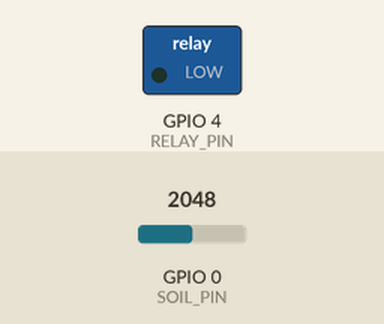
The sketch below on a simulated ESP32. Shown: switched loads named in the sketch (green lamp = pin HIGH). Inputs (shaded band) come from the test bench; at power-on: GPIO 0 (SOIL_PIN) = 2048. WiFi joins after 1.5 s; servers stay silent unless stated.

Above: at 2.7 s.
2.8 s: GPIO 0 (SOIL_PIN) set to 2967
5.7 s: GPIO 0 (SOIL_PIN) set to 3030
At 6.8 s:
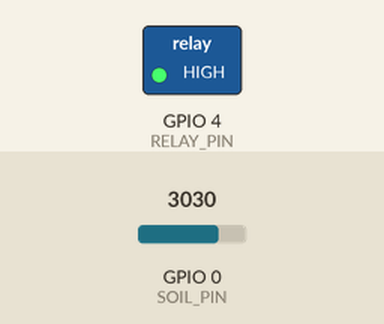
Timing chart, 0 to 16.2 s (numbered marks = the images above; inputs shaded):
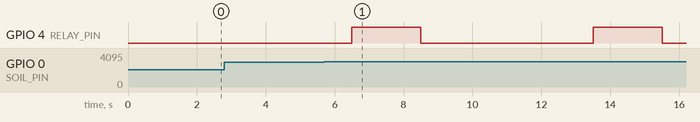

Measured:
- the behaviour switches between 3000 and 3001 on GPIO 0 (SOIL_PIN) (found by bisection; images 0 and 1)
- after the input at 2.8 s, every drawn part: stays the same
- after the input at 5.7 s, GPIO 4 (RELAY_PIN): alternates HIGH for 2.0 s and LOW for 5.0 s, starting after 0.80 s

The sketch:

esp32_pump.ino
```cpp
#include <WiFi.h>
#include <WebSocketsClient.h>
#include <ArduinoJson.h>

// =======================
// Config
// =======================
const char* ssid = "...";
const char* password = "12345678";
const char* server_host = "192.168.35.183";
const uint16_t server_port = 3000;

#define SOIL_PIN 0
#define RELAY_PIN 4

int DRY_THRESHOLD = 3000;
int PUMP_TIME = 2000;
int WAIT_TIME = 5000;
#define SAMPLE_SIZE 7
#define INIT_TIME 3000

WebSocketsClient webSocket;

// =======================
// State
// =======================
enum State { INIT, IDLE, PUMPING, WAIT };
enum Action { ACT_UNKNOWN, ACT_ON, ACT_OFF, ACT_MODE };

State currentState = INIT;

bool isPumpOn = false;
bool isAutoMode = true;
bool pumpChanged = false;

unsigned long previousMillis = 0;
unsigned long lastSample = 0;
unsigned long lastSend = 0;

int soilValue = 4095;

// =======================
// Utils
// =======================
void setPump(bool on) {
  if (isPumpOn == on) return;
  isPumpOn = on;
  digitalWrite(RELAY_PIN, on ? HIGH : LOW);
  pumpChanged = true;
}

int readSoil() {
  int arr[SAMPLE_SIZE];
  for (int i = 0; i < SAMPLE_SIZE; i++) arr[i] = analogRead(SOIL_PIN);

  for (int i = 0; i < SAMPLE_SIZE - 1; i++)
    for (int j = i + 1; j < SAMPLE_SIZE; j++)
      if (arr[i] > arr[j]) std::swap(arr[i], arr[j]);

  return arr[SAMPLE_SIZE / 2];
}

Action parseAction(const char* a) {
  if (!a) return ACT_UNKNOWN;
  if (!strcmp(a, "ON")) return ACT_ON;
  if (!strcmp(a, "OFF")) return ACT_OFF;
  if (!strcmp(a, "MODE")) return ACT_MODE;
  return ACT_UNKNOWN;
}

// =======================
// WebSocket
// =======================
void handleMessage(uint8_t* payload) {
  StaticJsonDocument<200> doc;
  if (deserializeJson(doc, payload)) return;

  Action action = parseAction(doc["action"]);
  bool changed = false;

  // Xử lý lệnh cấu hình
  if (action == ACT_UNKNOWN && doc["action"] && !strcmp(doc["action"], "CONFIG")) {
    if (doc["config"]) {
      JsonObject cfg = doc["config"];
      if (cfg["DRY_THRESHOLD"]) DRY_THRESHOLD = cfg["DRY_THRESHOLD"];
      if (cfg["PUMP_TIME"]) PUMP_TIME = cfg["PUMP_TIME"];
      if (cfg["WAIT_TIME"]) WAIT_TIME = cfg["WAIT_TIME"];
      Serial.printf("[CONFIG] DRY=%d, PUMP=%d, WAIT=%d\n", DRY_THRESHOLD, PUMP_TIME, WAIT_TIME);
      sendDataToServer(millis(), true);
    }
    return;
  }

  switch (isAutoMode) {
    // ================= AUTO =================
    case true:
      switch (action) {
        case ACT_MODE:
          if (!strcmp(doc["mode"], "MANUAL")) {
            isAutoMode = false;
            setPump(false);
            currentState = IDLE;
            changed = true;
          }
          break;
        case ACT_ON:
        case ACT_OFF:
          Serial.println("AUTO -> ignore");
          break;
        default: return;
      }
      break;
    // ================= MANUAL =================
    case false:
      switch (action) {
        case ACT_ON:
          setPump(true);
          changed = true;
          break;
        case ACT_OFF:
          setPump(false);
          changed = true;
          break;
        case ACT_MODE:
          if (!strcmp(doc["mode"], "AUTO")) {
            isAutoMode = true;
            currentState = IDLE;
            changed = true;
          }
          break;
        default: return;
      }
      break;
  }
  if (changed) sendDataToServer(millis(), true);
}

void webSocketEvent(WStype_t type, uint8_t* payload, size_t length) {
  switch (type) {
    case WStype_TEXT: handleMessage(payload); break;
    case WStype_CONNECTED: Serial.println("[WS] Connected"); break;
    case WStype_DISCONNECTED: Serial.println("[WS] Disconnected"); break;
  }
}

// =======================
// State Machine
// =======================
void updateState(unsigned long now) {
  switch (currentState) {

    case INIT:
      if (now - previousMillis < INIT_TIME) return;
      currentState = IDLE;
      break;

    case IDLE:
      if (!isAutoMode) return;
      if (soilValue <= DRY_THRESHOLD) {
        setPump(false);
        return;
      }
      setPump(true);
      previousMillis = now;
      currentState = PUMPING;
      break;

    case PUMPING:
      if (now - previousMillis < PUMP_TIME) return;
      setPump(false);
      previousMillis = now;
      currentState = WAIT;
      break;

    case WAIT:
      if (now - previousMillis < WAIT_TIME) return;
      currentState = IDLE;
      break;
  }
}

// =======================
// Send Data
// =======================
void sendDataToServer(unsigned long now, bool force) {
  if (!force && now - lastSend < 1000) return;
  lastSend = now;

  int humidity = constrain(map(soilValue, 4095, 0, 0, 100), 0, 100);

  StaticJsonDocument<200> doc;
  doc["humidity"] = humidity;
  doc["pump"] = isPumpOn ? "ON" : "OFF";
  doc["mode"] = isAutoMode ? "AUTO" : "MANUAL";

  char json[200];
  serializeJson(doc, json);
  webSocket.sendTXT(json);
}

// =======================
// Setup / Loop
// =======================
void setup() {
  Serial.begin(115200);

  pinMode(RELAY_PIN, OUTPUT);
  setPump(false);

  WiFi.begin(ssid, password);
  while (WiFi.status() != WL_CONNECTED) delay(500);

  webSocket.begin(server_host, server_port, "/");
  webSocket.onEvent(webSocketEvent);
  webSocket.setReconnectInterval(5000);

  previousMillis = millis();
}

void loop() {
  webSocket.loop();
  unsigned long now = millis();

  if (now - lastSample >= 1000) {
    lastSample = now;
    soilValue = readSoil();
  }

  updateState(now);

  if (pumpChanged) {
    sendDataToServer(now, true);
    pumpChanged = false;
  } else {
    sendDataToServer(now, false);
  }
}
```
